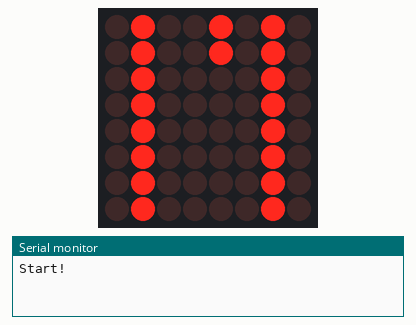
The sketch below on a simulated Arduino Uno, built with avr-gcc and run on an emulated ATmega328P. Shown: 8×8 LED matrix, the last lines printed to the serial monitor. Random numbers use the default seed unless the sketch sets one.

Above: at 0.16 s.
At 5.81 s:
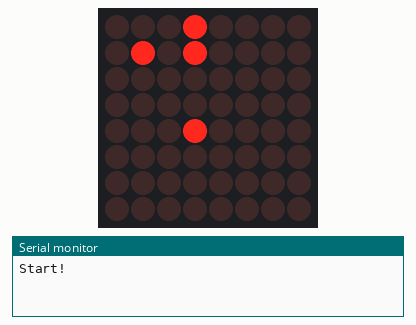
At 12.41 s:
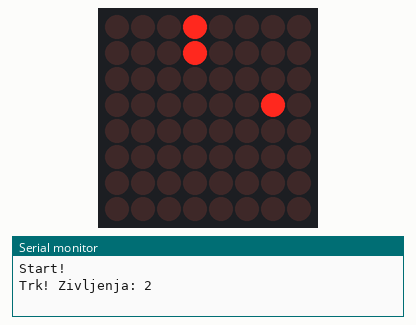
At 18.33 s:
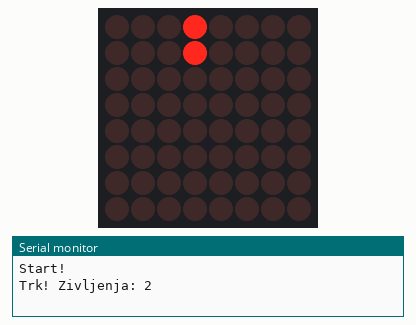
At 27.24 s:
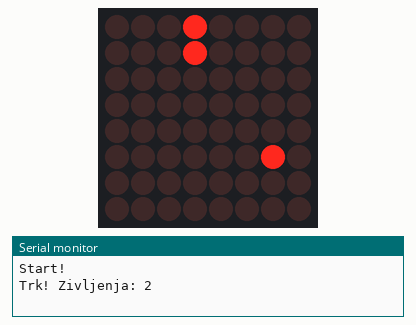
At 36.22 s:
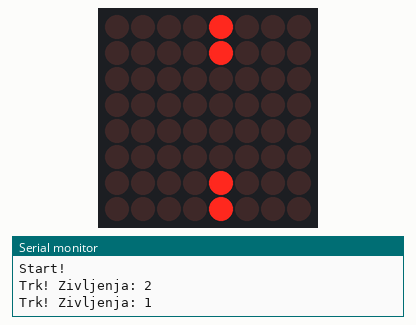

Measured:
- what the display in image 5 shows lasts 0.4 s, from 36.0 s to 36.4 s

The sketch:

Formula.ino
```cpp
#include <MD_MAX72xx.h>
#include <SPI.h>
#include <IRremote.hpp>

#define TIP   MD_MAX72XX::GENERIC_HW
#define DIN   7
#define CLK   6
#define CS    5
#define IR_PIN 2   // Y (signal) na IR sprejemniku

MD_MAX72XX matrika = MD_MAX72XX(TIP, DIN, CLK, CS, 1);

// ---------- tipke na daljincu ELEGOO ----------
const byte T_GOR    = 0x46;  // VOL+  = prestava gor
const byte T_DOL    = 0x15;  // VOL-  = prestava dol
const byte T_LEVO   = 0x44;  // |<<   = levo
const byte T_DESNO  = 0x43;  // >>|   = desno
const byte T_SREDINA = 0x40; // >||   (v tej igri je ne uporabljamo)
const byte T_2 = 0x18, T_8 = 0x52, T_4 = 0x08, T_6 = 0x5A;  // tudi številke

// ---------- nastavitve ----------
const int SIRINA      = 4;    // koliko polj je široka cesta
const int ST_PRESTAV  = 5;
const int HITROST[ST_PRESTAV + 1] = { 0, 400, 320, 250, 190, 140 };  // ms na vrstico
const int OVIRE       = 15;   // verjetnost ovire v novi vrstici, v %
const int ZIVLJENJ    = 3;    // koliko trkov v ovire zdržiš
const int FAZ_ROBA    = 3;    // rob ceste sveti 1 od 3 ciklov, formula in ovire polno

// ---------- stanje igre ----------
int levo[8];        // kje se v vsaki vrstici začne cesta, [0] je zgoraj
int ovira[8];       // x ovire v vrstici ali -1
int formulaX;       // formula je v vrsticah 6 in 7
int prestava;
int zivljenja;
long tocke;
unsigned long naslednjiPomik;

// ---------- risanje (kot pri kači) ----------
byte obrniBite(byte b) {
  byte r = 0;
  for (int i = 0; i < 8; i++) {
    r = (r << 1) | (b & 1);
    b >>= 1;
  }
  return r;
}

void poslji(byte buf[8]) {
  for (int vrstica = 0; vrstica < 8; vrstica++) {
    matrika.setRow(0, 7 - vrstica, obrniBite(buf[vrstica]));
  }
  matrika.update();
}

void prizgi(byte buf[8], int x, int y) {
  if (x < 0 || x > 7) return;         // rob izven plošče se ne vidi
  buf[y] |= (B10000000 >> x);
}

// ena slika: robovi ceste so zatemnjeni, formula in ovire svetijo polno
int faza = 0;
void narisi() {
  byte buf[8] = { 0 };
  for (int y = 0; y < 8; y++) {
    if (faza == 0) {
      prizgi(buf, levo[y] - 1, y);
      prizgi(buf, levo[y] + SIRINA, y);
    }
    if (ovira[y] >= 0) prizgi(buf, ovira[y], y);
  }
  prizgi(buf, formulaX, 6);
  prizgi(buf, formulaX, 7);
  poslji(buf);
  faza = (faza + 1) % FAZ_ROBA;
}

// ---------- pomožno ----------
bool naCesti(int x, int y) {
  return x >= levo[y] && x < levo[y] + SIRINA;
}

bool vOviri() {
  return ovira[6] == formulaX || ovira[7] == formulaX;
}

// če cesta zavije pod formulo, jo stena odrine nazaj na cesto
void odrini() {
  int skrajnoLevo  = max(levo[6], levo[7]);
  int skrajnoDesno = min(levo[6], levo[7]) + SIRINA - 1;
  formulaX = constrain(formulaX, skrajnoLevo, skrajnoDesno);
}

// nova vrstica na vrhu: cesta zavije za največ eno polje
void novaVrstica() {
  int l = levo[1] + random(-1, 2);
  levo[0] = constrain(l, 0, 8 - SIRINA);
  ovira[0] = -1;
  if (random(100) < OVIRE) ovira[0] = levo[0] + random(SIRINA);
}

// ---------- igra ----------
void novaIgra() {
  for (int y = 0; y < 8; y++) { levo[y] = 2; ovira[y] = -1; }   // ravna cesta brez ovir
  formulaX = 3;
  prestava = 1;
  zivljenja = ZIVLJENJ;
  tocke = 0;
  naslednjiPomik = millis() + HITROST[prestava];
  Serial.println("Start!");
}

void konecIgre() {
  Serial.print("Konec igre! Tocke: ");
  Serial.println(tocke);
  for (int i = 0; i < 3; i++) {
    matrika.control(MD_MAX72XX::TEST, true);
    delay(200);
    matrika.control(MD_MAX72XX::TEST, false);
    delay(200);
  }
}

// zadel si oviro: izgubiš eno življenje in prestavo 1, ovira izgine
void trk() {
  zivljenja--;
  Serial.print("Trk! Zivljenja: ");
  Serial.println(zivljenja);
  if (zivljenja == 0) { konecIgre(); novaIgra(); return; }

  ovira[6] = ovira[7] = -1;
  prestava = 1;
  for (int i = 0; i < 2; i++) {        // formula dvakrat utripne
    byte buf[8] = { 0 };
    poslji(buf);
    delay(150);
    prizgi(buf, formulaX, 6);
    prizgi(buf, formulaX, 7);
    poslji(buf);
    delay(150);
  }
  naslednjiPomik = millis() + HITROST[prestava];
}

// cesta se pomakne za eno vrstico dol (formula pelje naprej)
void pomik() {
  for (int y = 7; y > 0; y--) { levo[y] = levo[y - 1]; ovira[y] = ovira[y - 1]; }
  novaVrstica();
  tocke += prestava;                   // hitreje voziš, več točk dobiš
  odrini();
  naslednjiPomik = millis() + HITROST[prestava];
  if (vOviri()) trk();
}

void zavij(int dx) {
  int x = formulaX + dx;
  if (!naCesti(x, 6) || !naCesti(x, 7)) return;   // v steno ne moreš zaviti
  formulaX = x;
  if (vOviri()) trk();
}

void zamenjajPrestavo(int d) {
  prestava = constrain(prestava + d, 1, ST_PRESTAV);
  Serial.print("Prestava: ");
  Serial.println(prestava);
}

// ---------- daljinec ----------
void preberiDaljinec() {
  if (!IrReceiver.decode()) return;

  bool neznan = IrReceiver.decodedIRData.protocol == UNKNOWN;   // šum
  bool ponovitev = IrReceiver.decodedIRData.flags & IRDATA_FLAGS_IS_REPEAT;
  byte tipka = IrReceiver.decodedIRData.command;
  IrReceiver.resume();
  if (neznan) return;

  switch (tipka) {
    case T_LEVO:  case T_4: zavij(-1); break;
    case T_DESNO: case T_6: zavij( 1); break;
    case T_GOR:   case T_2: if (!ponovitev) zamenjajPrestavo( 1); break;
    case T_DOL:   case T_8: if (!ponovitev) zamenjajPrestavo(-1); break;
    // case T_SREDINA: break;   // play/pause: v tej igri ne naredi nič
  }
}

// ---------- program ----------
void setup() {
  Serial.begin(9600);
  matrika.begin();
  matrika.control(MD_MAX72XX::INTENSITY, 15);
  matrika.control(MD_MAX72XX::UPDATE, MD_MAX72XX::OFF);   // pošiljamo sami
  IrReceiver.begin(IR_PIN, ENABLE_LED_FEEDBACK);           // LED 13 utripne ob signalu
  randomSeed(analogRead(A5));   // vsakič drugačna proga
  novaIgra();
}

void loop() {
  preberiDaljinec();
  if (millis() >= naslednjiPomik) pomik();
  narisi();
}
```
